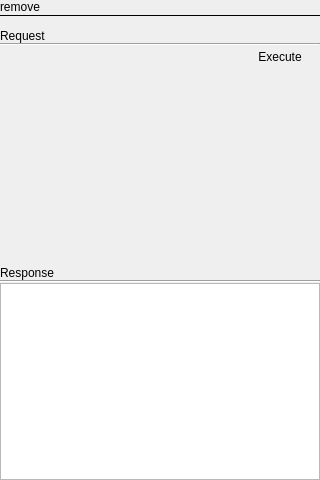
<?xml version="1.0" encoding="UTF-8"?>
<ui version="4.0">
 <class>PageRemove</class>
 <widget class="QWidget" name="PageRemove">
  <property name="geometry">
   <rect>
    <x>0</x>
    <y>0</y>
    <width>320</width>
    <height>480</height>
   </rect>
  </property>
  <property name="windowTitle">
   <string>Form</string>
  </property>
  <layout class="QVBoxLayout" name="verticalLayout_4">
   <property name="spacing">
    <number>0</number>
   </property>
   <property name="leftMargin">
    <number>0</number>
   </property>
   <property name="topMargin">
    <number>0</number>
   </property>
   <property name="rightMargin">
    <number>0</number>
   </property>
   <property name="bottomMargin">
    <number>0</number>
   </property>
   <item>
    <widget class="QLabel" name="label_16">
     <property name="text">
      <string>remove</string>
     </property>
    </widget>
   </item>
   <item>
    <widget class="Line" name="line_11">
     <property name="frameShadow">
      <enum>QFrame::Plain</enum>
     </property>
     <property name="orientation">
      <enum>Qt::Horizontal</enum>
     </property>
    </widget>
   </item>
   <item>
    <spacer name="verticalSpacer_5">
     <property name="orientation">
      <enum>Qt::Vertical</enum>
     </property>
     <property name="sizeType">
      <enum>QSizePolicy::Fixed</enum>
     </property>
     <property name="sizeHint" stdset="0">
      <size>
       <width>20</width>
       <height>12</height>
      </size>
     </property>
    </spacer>
   </item>
   <item>
    <widget class="QLabel" name="label_10">
     <property name="text">
      <string>Request</string>
     </property>
    </widget>
   </item>
   <item>
    <widget class="Line" name="line_6">
     <property name="orientation">
      <enum>Qt::Horizontal</enum>
     </property>
    </widget>
   </item>
   <item>
    <layout class="QHBoxLayout" name="horizontalLayout_5">
     <property name="spacing">
      <number>0</number>
     </property>
     <item>
      <spacer name="horizontalSpacer_4">
       <property name="orientation">
        <enum>Qt::Horizontal</enum>
       </property>
       <property name="sizeHint" stdset="0">
        <size>
         <width>40</width>
         <height>20</height>
        </size>
       </property>
      </spacer>
     </item>
     <item>
      <widget class="QPushButton" name="executeReqest">
       <property name="styleSheet">
        <string notr="true">QPushButton:hover { background-color: rgba(255,255,255,0.8); border: none; }</string>
       </property>
       <property name="text">
        <string>Execute</string>
       </property>
       <property name="flat">
        <bool>true</bool>
       </property>
      </widget>
     </item>
    </layout>
   </item>
   <item>
    <spacer name="verticalSpacer_8">
     <property name="orientation">
      <enum>Qt::Vertical</enum>
     </property>
     <property name="sizeHint" stdset="0">
      <size>
       <width>20</width>
       <height>158</height>
      </size>
     </property>
    </spacer>
   </item>
   <item>
    <widget class="QLabel" name="label_15">
     <property name="text">
      <string>Response</string>
     </property>
    </widget>
   </item>
   <item>
    <widget class="Line" name="line_12">
     <property name="orientation">
      <enum>Qt::Horizontal</enum>
     </property>
    </widget>
   </item>
   <item>
    <widget class="QPlainTextEdit" name="plainTextEdit_4">
     <property name="readOnly">
      <bool>true</bool>
     </property>
    </widget>
   </item>
  </layout>
 </widget>
 <resources/>
 <connections/>
</ui>
